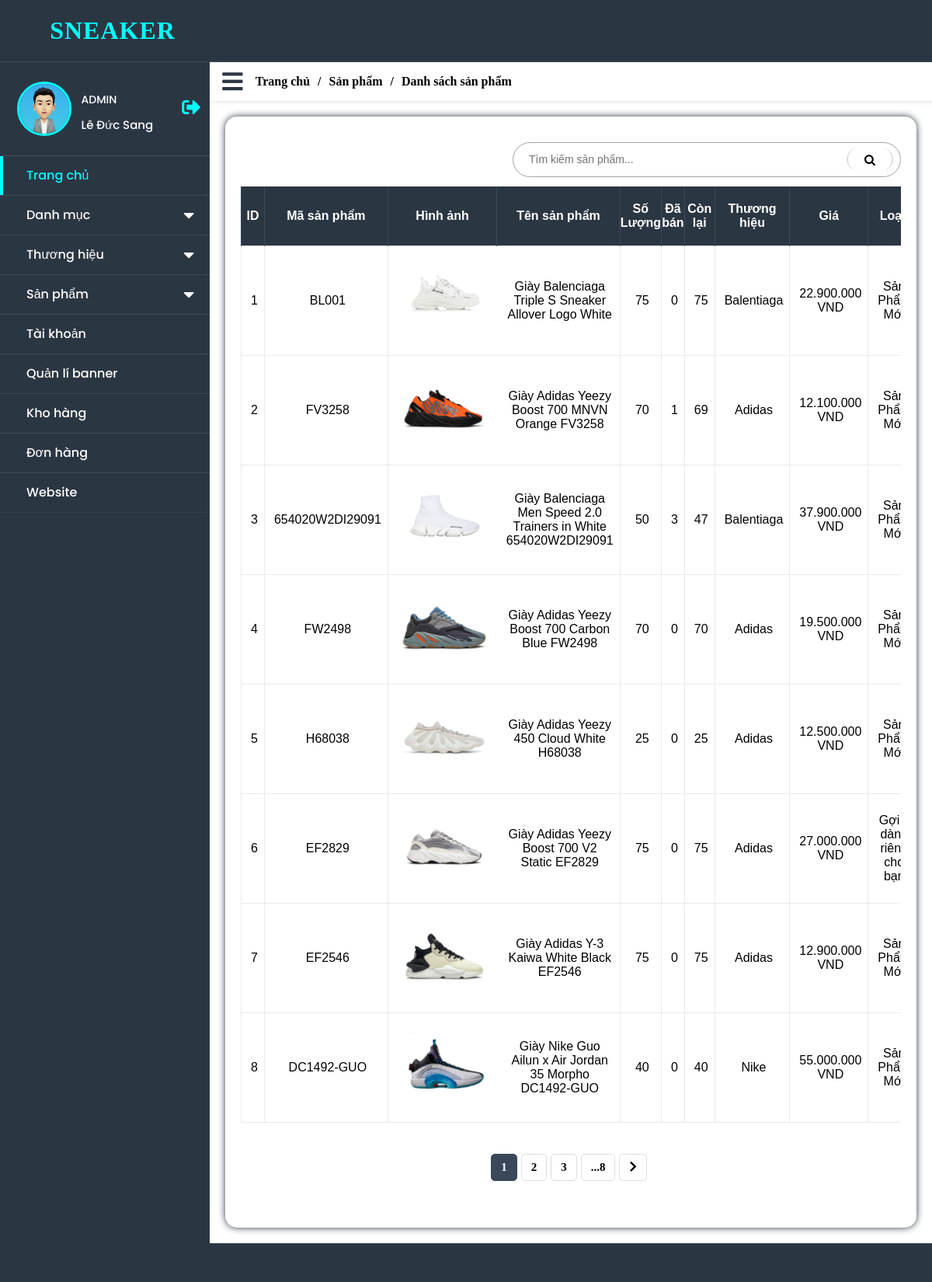
/admin/index.php?action=quanlysanpham&query=dssanpham (signed in), run on the app's committed database.
### tables this page shows
CREATE TABLE `tbl_sanpham` (
  `productId` int(11) NOT NULL,
  `productName` tinytext NOT NULL,
  `product_code` varchar(200) NOT NULL,
  `productQuantity` varchar(255) NOT NULL,
  `product_soldout` varchar(255) NOT NULL DEFAULT '0',
  `product_remain` varchar(255) NOT NULL,
  `id_danhmuc` int(11) NOT NULL,
  `brandId` int(11) NOT NULL,
  `product_desc` text NOT NULL,
  `type` int(11) NOT NULL,
  `price` varchar(255) NOT NULL,
  `image` varchar(255) NOT NULL
);

CREATE TABLE `tbl_thuonghieu` (
  `brandId` int(11) NOT NULL,
  `brandName` varchar(255) NOT NULL
);

### lib/session.php (called while the page is built, shortened)
<?php
class Session{
 public static function get($key){
    if (isset($_SESSION[$key])) {
     return $_SESSION[$key];
    } else {
     return false;
    }
 }
}
?>

### helpers/format.php (called while the page is built, shortened)
<?php
class Format{
 public function format_currency($n=0){
        $n=(string)$n;
        $n=strrev($n);
        $res='';
        for($i=0;$i<strlen($n);$i++){
            if($i%3==0 && $i!=0){
                $res.='.';
            }
            $res.=$n[$i];
        }
        $res=strrev($res);
        return $res;
    }
}
?>

### admin/module/quanlysanpham/danhsachsanpham.php (the view, shortened to what this page needs)
<?php include '../xulydulieu/xulythuonghieu.php';  ?>
<?php require_once '../helpers/format.php'; ?>
<?php
	$fm = new Format();
    $item_per_page = !empty($_GET['per_page'])?$_GET['per_page']:8;
    $current_page =!empty($_GET['page'])?$_GET['page']:1;
    $offset = ($current_page - 1) * $item_per_page;
    $query = mysqli_query($conn,"SELECT tbl_sanpham.*, tbl_thuonghieu.brandName  FROM tbl_sanpham JOIN tbl_thuonghieu ON tbl_sanpham.brandId = tbl_thuonghieu.brandId   order by productId desc LIMIT ".$item_per_page." OFFSET ".$offset.	"") ;
    $totalRecords = mysqli_query($conn, "SELECT tbl_sanpham.*, tbl_thuonghieu.brandName  FROM tbl_sanpham JOIN tbl_thuonghieu ON tbl_sanpham.brandId = tbl_thuonghieu.brandId");
    $totalRecords = $totalRecords->num_rows;
    $totalPages = ceil($totalRecords / $item_per_page);
 ?>
<div class="wraper_center_main_right-path">
    <div class="btn">
        <span class="fas fa-bars"></span>
    </div>
    <div class="detailed_path">
        <span><a href="index.php">Trang chủ</a></span>
        <span>/</span>
        <span>Sản phẩm</span>
        <span>/</span>
        <span>Danh sách sản phẩm</span>
    </div>
</div>
<div class="wraper_center_main_right-main">
    <div class="wraper_center_main_right-main--center center--padding--sanpham center--padding">
        <div class="wraper_center_main_right-main--center_main" style="overflow-x: auto;" >
        <div class="form_timkiem">
            <form action="?action=quanlysanpham&query=dstimkiem" method="POST">
                <div class="form_timkiem_content">
                    <input class="input_search" type="text" name="tukhoa" placeholder="Tìm kiếm sản phẩm...">
                    <input class="btn_search" type="submit" name="timkiem"  value="&#xf002;">
                </div>
            </form>
        </div>
        <table class="table sanpham " >
            <tr>
                <th >ID</th>
                <th>Mã sản phẩm</th>
                <th>Hình ảnh</th>
                <th>Tên sản phẩm</th>
                <th>Số Lượng</th>
                <th>Đã bán</th>
				<th>Còn lại</th>
                <th>Thương hiệu</th>
                <th>Giá</th>
                <th>Loại</th>
            </tr>
            <?php
                $i = 0;
                while ($result = mysqli_fetch_array($query)) {
                    $i++;
            ?>
            <tr>
                    <td><?php echo $i ?></td>
					<td><?php echo $result['product_code'] ?></td>
                    <td><img src="uploads/<?php echo $result['image'] ?>" width="120px"></td>
					<td><?php echo $result['productName'] ?></td>
					<td><?php echo $result['productQuantity'] ?></td>
					<td><?php echo $result['product_soldout'] ?></td>
                    <td><?php echo $result['product_remain'] ?></td>
					<td><?php echo $result['brandName'] ?></td>
                    <td><?php echo $fm->format_currency($result['price'])." VND" ?></td>
					<td><?php
						if($result['type']==0){
							echo 'Sản Phẩm Mới';
						}else{
                            echo 'Gợi ý dành riêng cho bạn';
                        }
					?></td>
            </tr>
            <?php
                }
            ?>
        </table>
       </div>
       <?php include 'phantrang.php';  ?>
    </div>
</div>

### admin/index.php (shortened to what this page needs)
<!DOCTYPE html>
<html lang="en">
<head>
    <link rel="stylesheet" href="css/style__admin.css">
    <link rel="stylesheet" href="https://cdnjs.cloudflare.com/ajax/libs/font-awesome/5.15.3/css/all.min.css"/>
    <link href="//maxcdn.bootstrapcdn.com/font-awesome/4.1.0/css/font-awesome.min.css" rel="stylesheet">
    <link rel="stylesheet" href="https://pro.fontawesome.com/releases/v5.10.0/css/all.css"/>
</head>
<body>
    <div class="wraper">
        <div class="wraper_center">
            <?php
                include("module/header.php");
                include("module/sidebar.php");
                include("module/main.php");
                include("module/footer.php");
            ?>
        </div>
    </div>
</body>
</html>

### admin/module/header.php (shortened to what this page needs)
<div class="wraper_center_header">
    <div class="wraper_center_header-left">
        <div class="logo_web"> SNEAKER</div>
    </div>
    </div>
<div class="wraper_center_main">

### admin/module/sidebar.php (shortened to what this page needs)
<?php
    include '../lib/session.php';
 ?>
<div class="wraper_center_main_left">
    <div class="sidebar">
        <div class="account">
            <div class="logo_account">
                <img src="uploads/<?php echo Session::get('imageadmin') ?>" alt="">
            </div>
            <div class="lable_account">
                <div class="lable_account_center">
                    <p>ADMIN</p>
                    <p><?php echo Session::get('adminName') ?></p>
                </div>
            </div>
            <div class="logout">
                <a href="?action=logout"><span class="fas fa-sign-out-alt"></span></a>
            </div>
        </div>
        <ul>
            <li class="active"><a href="index.php">Trang chủ</a></li>
            <li>
                <a href="#" class="feat-btn">Danh mục
                <span class="fas fa-caret-down first"></span>
                </a>
            </li>
            <li>
                <a href="#" class="brand-btn">Thương hiệu
                <span class="fas fa-caret-down Third"></span>
                </a>
            </li>
            <li>
                <a href="#" class="serv-btn">Sản phẩm
                <span class="fas fa-caret-down second"></span>
                </a>
            </li>
            <li><a href="index.php?action=dsadmin&query=admin">Tài khoản</a></li>
            <li><a href="index.php?action=quanlybanner&query=banner">Quản lí banner</a></li>
            <li><a href="index.php?action=quanlykhohang&query=khohang">Kho hàng</a></li>
            <li><a href="index.php?action=quanlydonhang&query=donhang">Đơn hàng</a></li>
            <li><a href="../index.php " target="_blank">Website</a></li>
        </ul>
    </div>
</div>

### admin/module/main.php
<div class="wraper_center_main_right">
    <?php
        if(isset($_GET['action']) && $_GET['query']){
            $tam = $_GET['action'];
            $query = $_GET['query'];
        }else{
            $tam = '';
            $query = '';
        }
        if($tam=='quanlydanhmucsanpham' && $query=='themdanhmuc'){
            include("module/quanlydanhmucsp/themdanhmuc.php");
        }elseif ($tam=='quanlydanhmucsanpham' && $query=='dsdanhmuc'){
            include("module/quanlydanhmucsp/dsdanhmuc.php");
        }elseif ($tam=='quanlydanhmucsanpham' && $query=='sua'){
            include("module/quanlydanhmucsp/suadanhmuc.php");
        }elseif($tam=='quanlysanpham' && $query=='themsanpham'){
            include("module/quanlysanpham/themsanpham.php");
        }elseif($tam=='quanlysanpham' && $query=='dssanpham'){
            include("module/quanlysanpham/danhsachsanpham.php");
        }elseif($tam=='quanlysanpham' && $query=='dstimkiem'){
            include("module/quanlysanpham/ds_timkiem.php");
        }elseif($tam=='quanlysanpham' && $query=='sua'){
            include("module/quanlysanpham/suasanpham.php");
        }elseif($tam=='quanlythuonghieu' && $query=='themthuonghieu'){
            include("module/quanlythuonghieu/themthuonghieu.php");
        }elseif($tam=='quanlythuonghieu' && $query=='dsthuonghieu'){
            include("module/quanlythuonghieu/dsthuonghieu.php");
        }elseif($tam=='quanlythuonghieu' && $query=='suathuonghieu'){
            include("module/quanlythuonghieu/suathuonghieu.php");
        }elseif($tam=='quanlydonhang' && $query=='donhang'){
            include("module/quanlysanpham/donhang.php");
        }elseif($tam=='quanlykhachhang' && $query=='khachhang'){
            include("module/khachhang.php");
        }elseif($tam=='quanlybanner' && $query=='banner'){
            include("module/ds_slider.php");
        }elseif($tam=='quanlybanner' && $query=='add_banner'){
            include("module/them_banner.php");
        }elseif($tam=='quanlykhohang' && $query=='khohang'){
            include("module/quanlysanpham/khohang.php");
        }elseif($tam=='capnhatnhaphang' && $query=='nhaphang'){
            include("module/quanlysanpham/nhaphang.php");
        }elseif($tam=='dsadmin' && $query=='admin'){
            include("module/taikhoan_admin.php");
        }elseif($tam=='addadmin' && $query=='admin'){
            include("module/add_Admin.php");
        } else{
            include("module/home.php");
        }
    ?>
    </div>
</div>

### admin/module/quanlysanpham/phantrang.php (shortened to what this page needs)
<div class="chuyentrang">
    <?php
        for ($num = 1; $num <= $totalPages; $num++){
    ?>
        <?php if($num != $current_page){ ?>
            <?php if ($num > $current_page - 3 && $num < $current_page + 3) { ?>
                <a class="chuyentrang_number" href="?action=quanlysanpham&query=dssanpham&per_page=<?=$item_per_page?>&page=<?=$num?>"><?=$num?></a>
            <?php } ?>
        <?php
            } else {
        ?>
            <strong class="chuyentrang_number chuyentrang_number_color"><?=$num?></strong>
        <?php } ?>
    <?php } ?>
    <?php
        if($current_page < $totalPages - 3){
            $end_page = $totalPages;
    ?>
        <a class="chuyentrang_end" href="?action=quanlysanpham&query=dssanpham&per_page=<?=$item_per_page?>&page=<?=$end_page?>">...<?=$end_page?></a>
    <?php }
        if ($current_page < $totalPages - 1){
            $next_page = $current_page + 1;
    ?>
    <a class="chuyentrang_next chuyentrang_extra" href="?action=quanlysanpham&query=dssanpham&per_page=<?=$item_per_page?>&page=<?=$next_page?>"><i class="fas fa-chevron-right"></i></a>
    <?php } ?>
</div>

### admin/module/footer.php
<div class="wraper_center_footer"></div>

### data on the page
tbl_sanpham: product_code "BL001", image (picture), productName "Giày Balenciaga Triple S Sneaker Allover Logo White", productQuantity "75", product_soldout "0", product_remain "75", brandId.brandName "Balentiaga", price "22.900.000", type "Sản Phẩm Mới"
tbl_sanpham: product_code "FV3258", image (picture), productName "Giày Adidas Yeezy Boost 700 MNVN Orange FV3258", productQuantity "70", product_soldout "1", product_remain "69", brandId.brandName "Adidas", price "12.100.000", type "Sản Phẩm Mới"
tbl_sanpham: product_code "654020W2DI29091", image (picture), productName "Giày Balenciaga Men Speed 2.0 Trainers in White 654020W2DI29091", productQuantity "50", product_soldout "3", product_remain "47", brandId.brandName "Balentiaga", price "37.900.000", type "Sản Phẩm Mới"
tbl_sanpham: product_code "FW2498", image (picture), productName "Giày Adidas Yeezy Boost 700 Carbon Blue FW2498", productQuantity "70", product_soldout "0", product_remain "70", brandId.brandName "Adidas", price "19.500.000", type "Sản Phẩm Mới"
tbl_sanpham: product_code "H68038", image (picture), productName "Giày Adidas Yeezy 450 Cloud White H68038", productQuantity "25", product_soldout "0", product_remain "25", brandId.brandName "Adidas", price "12.500.000", type "Sản Phẩm Mới"
tbl_sanpham: product_code "EF2829", image (picture), productName "Giày Adidas Yeezy Boost 700 V2 Static EF2829", productQuantity "75", product_soldout "0", product_remain "75", brandId.brandName "Adidas", price "27.000.000", type "Gợi…"
tbl_sanpham: product_code "EF2546", image (picture), productName "Giày Adidas Y-3 Kaiwa White Black EF2546", productQuantity "75", product_soldout "0", product_remain "75", brandId.brandName "Adidas", price "12.900.000", type "Sản Phẩm Mới"
tbl_sanpham: product_code "DC1492-GUO", image (picture), productName "Giày Nike Guo Ailun x Air Jordan 35 Morpho DC1492-GUO", productQuantity "40", product_soldout "0", product_remain "40", brandId.brandName "Nike", price "55.000.000", type "Sản Phẩm Mới"

### other printed values
Session::get('adminName') "Lê Đức Sang"
$end_page "8"
